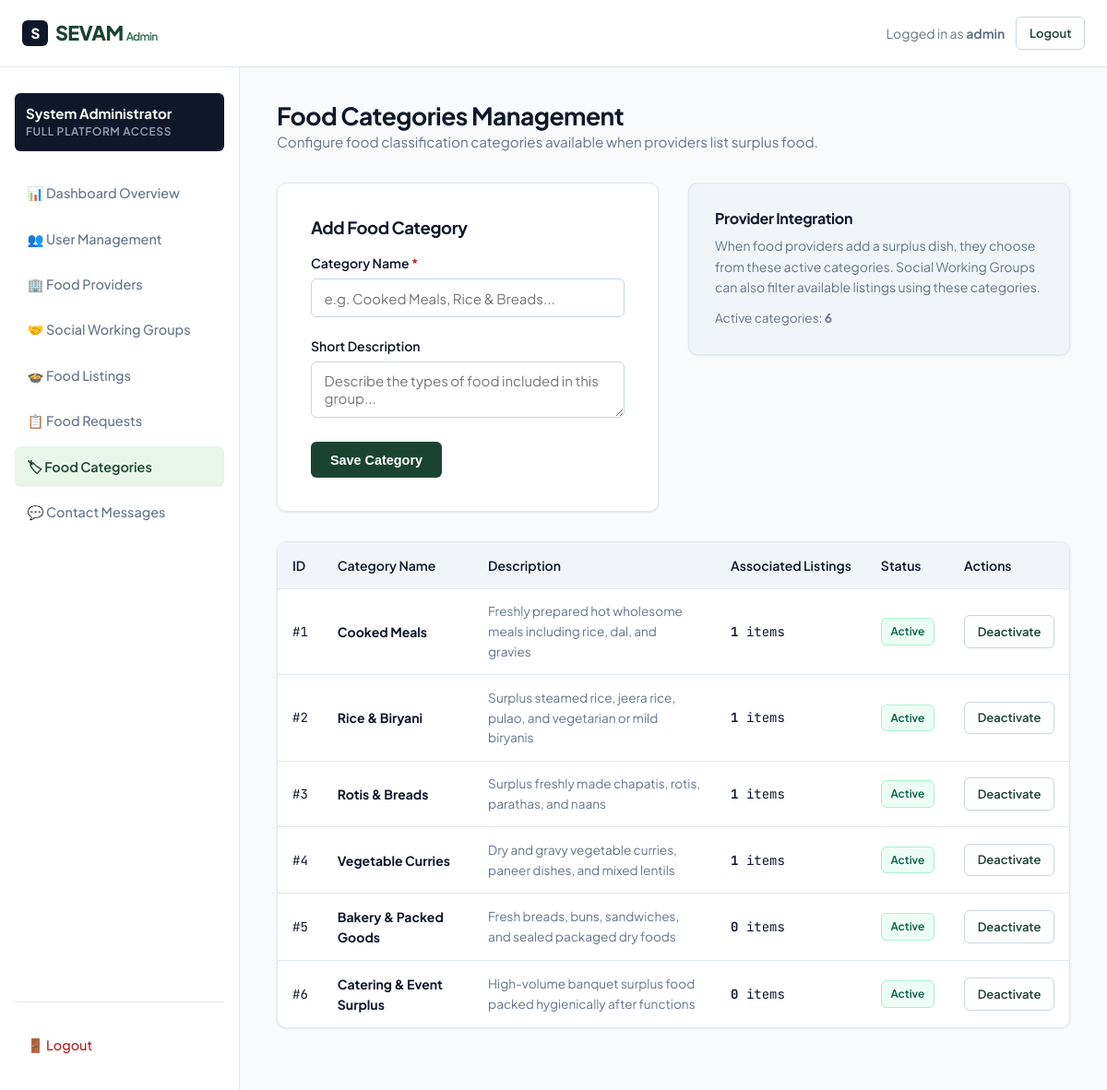
Screenshot of /admin/categories.php (signed in) with the database file from the repository.
### tables this page shows
CREATE TABLE `food_categories` (
  `id` int(11) NOT NULL AUTO_INCREMENT,
  `name` varchar(100) NOT NULL,
  `description` text DEFAULT NULL,
  `status` enum('active','inactive') DEFAULT 'active',
  `created_at` timestamp NULL DEFAULT current_timestamp(),
  PRIMARY KEY (`id`)
);

### php/db.php (called while the page is built, shortened)
<?php
function escape($val) {
    return htmlspecialchars($val ?? '', ENT_QUOTES, 'UTF-8');
}

### admin/categories.php (the view, shortened to what this page needs)
<?php
require_once __DIR__ . '/../php/db.php';
require_once __DIR__ . '/header.php';
$categories = $pdo->query("SELECT c.*, (SELECT COUNT(*) FROM food_listings WHERE category_id = c.id) as item_count
    FROM food_categories c ORDER BY c.id ASC")->fetchAll();
?>
<div class="dashboard-header">
    <div>
        <h1 class="dashboard-title">Food Categories Management</h1>
        <p style="color: var(--color-text-muted); font-size: 0.95rem;">
            Configure food classification categories available when providers list surplus food.
        </p>
    </div>
</div>
<div class="cards-grid-2" style="align-items: start; margin-bottom: 2rem;">
    <div class="form-card">
        <h3 style="font-size: 1.15rem; margin-bottom: 1rem;">Add Food Category</h3>
        <form action="/admin/categories.php" method="POST">
            <div class="form-group">
                <label class="form-label" for="name">Category Name <span class="req">*</span></label>
                <input type="text" id="name" name="name" class="form-input" placeholder="e.g. Cooked Meals, Rice & Breads..." required>
            </div>
            <div class="form-group">
                <label class="form-label" for="description">Short Description</label>
                <textarea id="description" name="description" class="form-textarea" rows="2" placeholder="Describe the types of food included in this group..."></textarea>
            </div>
            <button type="submit" class="btn btn-primary">
                Save Category
            </button>
        </form>
    </div>
    <div class="card" style="background-color: var(--color-surface-subtle);">
        <h4 style="font-size: 1rem; margin-bottom: 0.5rem;">Provider Integration</h4>
        <p style="font-size: 0.875rem; margin-bottom: 0.75rem;">
            When food providers add a surplus dish, they choose from these active categories. Social Working Groups can also filter available listings using these categories.
        </p>
        <p style="font-size: 0.85rem; color: var(--color-text-muted);">
            Active categories: <strong><?= count(array_filter($categories, fn($c) => $c['status'] === 'active')) ?></strong>
        </p>
    </div>
</div>
<div class="table-wrap">
    <div class="table-responsive">
        <table class="data-table">
            <thead>
                <tr>
                    <th>ID</th>
                    <th>Category Name</th>
                    <th>Description</th>
                    <th>Associated Listings</th>
                    <th>Status</th>
                    <th>Actions</th>
                </tr>
            </thead>
            <tbody>
                <?php foreach ($categories as $cat): ?>
                    <tr>
                        <td class="tabular-nums">#<?= $cat['id'] ?></td>
                        <td><strong><?= escape($cat['name']) ?></strong></td>
                        <td style="font-size: 0.85rem; color: var(--color-text-muted);"><?= escape($cat['description']) ?></td>
                        <td class="tabular-nums">
                            <strong><?= $cat['item_count'] ?></strong> items
                        </td>
                        <td>
                            <span class="badge badge-<?= ($cat['status'] === 'active') ? 'accepted' : 'rejected' ?>">
                                <?= escape($cat['status']) ?>
                            </span>
                        </td>
                        <td>
                            <div style="display:flex; gap:0.4rem;">
                                <a href="/admin/categories.php?action=toggle&id=<?= $cat['id'] ?>" class="btn btn-sm btn-secondary">
                                    <?= ($cat['status'] === 'active') ? 'Deactivate' : 'Activate' ?>
                                </a>
                            </div>
                        </td>
                    </tr>
                <?php endforeach; ?>
            </tbody>
        </table>
    </div>
</div>
<?php require_once __DIR__ . '/footer.php'; ?>

### rows the page displays
food_categories: id "1", name "Cooked Meals", description "Freshly prepared hot wholesome meals including rice, dal, and gravies", item_count "1", status "Active", shows "Deactivate"
food_categories: id "2", name "Rice & Biryani", description "Surplus steamed rice, jeera rice, pulao, and vegetarian or mild biryanis", item_count "1", status "Active", shows "Deactivate"
food_categories: id "3", name "Rotis & Breads", description "Surplus freshly made chapatis, rotis, parathas, and naans", item_count "1", status "Active", shows "Deactivate"
food_categories: id "4", name "Vegetable Curries", description "Dry and gravy vegetable curries, paneer dishes, and mixed lentils", item_count "1", status "Active", shows "Deactivate"
food_categories: id "5", name "Bakery & Packed Goods", description "Fresh breads, buns, sandwiches, and sealed packaged dry foods", item_count "0", status "Active", shows "Deactivate"
food_categories: id "6", name "Catering & Event Surplus", description "High-volume banquet surplus food packed hygienically after functions", item_count "0", status "Active", shows "Deactivate"

### other values shown
$_SESSION['username'] "admin"
count(array_filter($categories, fn($c) => $c['status'] === 'active')) "6"
